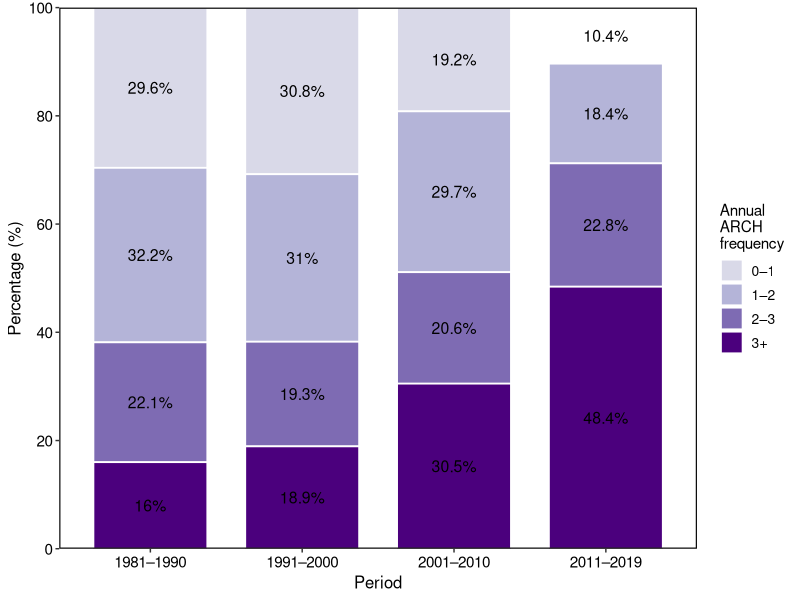
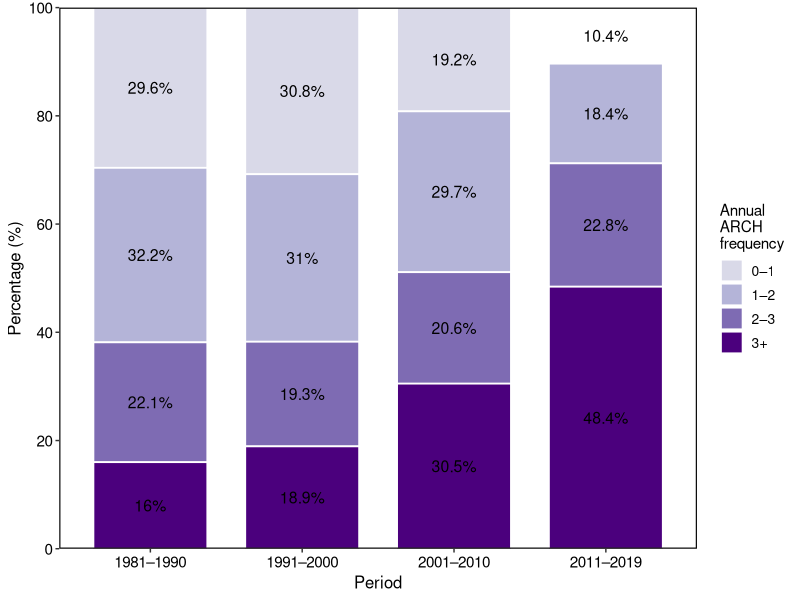

Recreate these plots in R, in order.
setwd("..")
library(tidyverse)
library(readr)
library(dplyr)
library(tidyr)
library(ggplot2)
library(scales)

data <- read_csv("data/ARCH_frequency_by_time_gap/time_gap=5.csv") %>%
  select(-MEAN, -STD)

data_period <- data %>%
  mutate(
    Period = case_when(
      year >= 1981 & year <= 1990 ~ "1981–1990",
      year >= 1991 & year <= 2000 ~ "1991–2000",
      year >= 2001 & year <= 2010 ~ "2001–2010",
      year >= 2011 & year <= 2019 ~ "2011–2019",
      TRUE ~ NA_character_
    )
  ) %>%
  filter(!is.na(Period))

data_long <- data_period %>%
  pivot_longer(
    cols = -c(year, Period),
    names_to = "Site",
    values_to = "ARCH_freq"
  ) %>%
  filter(!is.na(ARCH_freq))

data_long <- data_long %>%
  mutate(
    Group = case_when(
      ARCH_freq >= 0 & ARCH_freq < 1 ~ "0–1",
      ARCH_freq >= 1 & ARCH_freq < 2 ~ "1–2",
      ARCH_freq >= 2 & ARCH_freq < 3 ~ "2–3",
      ARCH_freq >= 3 ~ "3+",
      TRUE ~ NA_character_
    )
  ) %>%
  filter(!is.na(Group))

plot_data <- data_long %>%
  group_by(Period, Group) %>%
  summarise(n = n(), .groups = "drop") %>%
  group_by(Period) %>%
  mutate(
    Percentage = n / sum(n) * 100,
    label = paste0(round(Percentage, 1), "%")
  ) %>%
  ungroup()

plot_data$Period <- factor(
  plot_data$Period,
  levels = c("1981–1990", "1991–2000", "2001–2010", "2011–2019")
)

plot_data$Group <- factor(
  plot_data$Group,
  levels = c("0–1", "1–2", "2–3", "3+")
)

p <- ggplot(plot_data, aes(x = Period, y = Percentage, fill = Group)) +
  geom_col(width = 0.75, color = "white", linewidth = 0.6) +
  geom_text(
    aes(label = label),
    position = position_stack(vjust = 0.5),
    size = 4,
    color = "black"
  ) +
  scale_fill_manual(
    values = c(
      "0–1" = "#d9d9e8",
      "1–2" = "#b4b4d8",
      "2–3" = "#7e6bb3",
      "3+"  = "#4b007d"
    ),
    name = "Annual\nARCH\nfrequency"
  ) +
  scale_y_continuous(
    limits = c(0, 100),
    breaks = seq(0, 100, 20),
    expand = c(0, 0)
  ) +
  labs(
    x = "Period",
    y = "Percentage (%)"
  ) +
  theme_bw() +
  theme(
    panel.grid = element_blank(),
    axis.title = element_text(size = 12),
    axis.text = element_text(size = 11, color = "black"),
    legend.title = element_text(size = 11),
    legend.text = element_text(size = 10),
    legend.position = "right",
    panel.border = element_rect(color = "black", fill = NA, linewidth = 0.8)
  )

print(p)

dir.create("results/Fig2", recursive = TRUE, showWarnings = FALSE)
ggsave("results/Fig2/Fig2b.png", p, width = 8, height = 6, dpi = 600)
